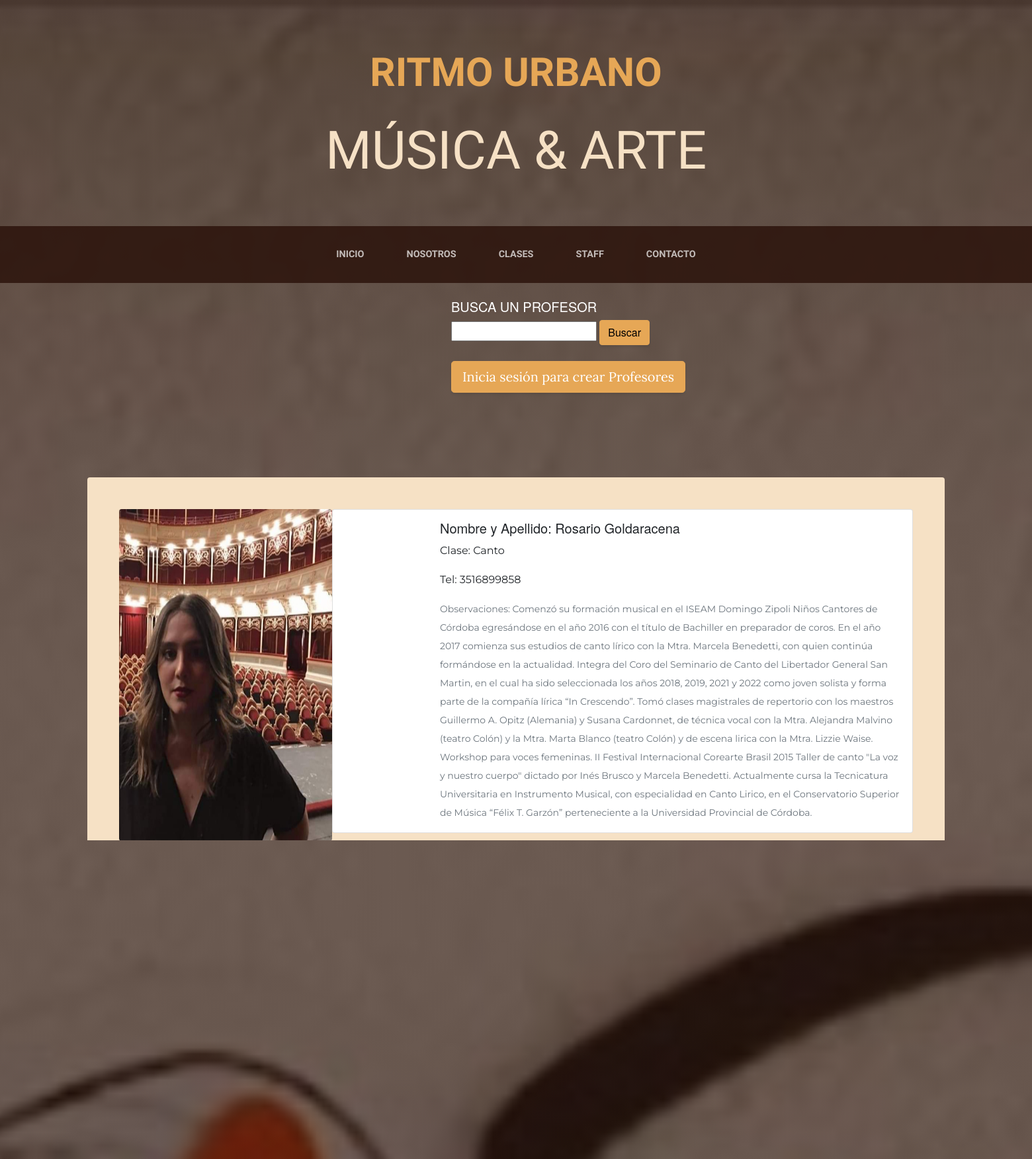
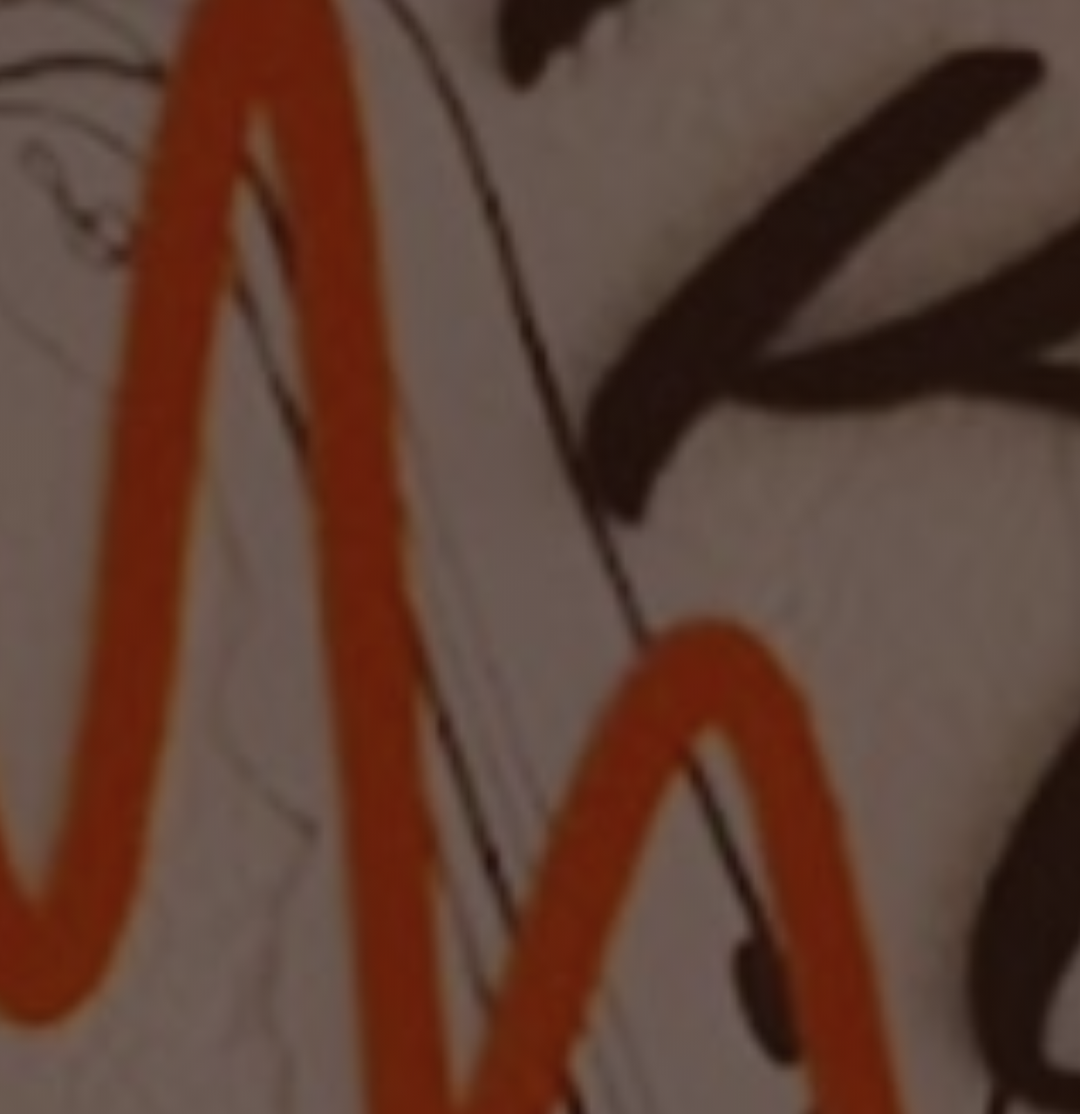
The app's page /profesor (upper part) with its own data (2 pictures, top to bottom).
### AppRitmoUrbano/models.py (models this page shows, shortened)
class Profesor(models.Model):
    imagen = models.ImageField(upload_to='media/profesores', null=True, blank = True)
    nombre = models.CharField(max_length=40)
    apellido = models.CharField(max_length=40)
    curso = models.CharField(max_length=40)
    email = models.EmailField
    telefono = models.IntegerField()
    observaciones = models.TextField()

### AppRitmoUrbano/views.py (the view)
# urls.py: path('profesor',views.leerProfesor, name="LeerProfesor"),
def leerProfesor(request):
    profesor = Profesor.objects.all()
    contexto= {"profesor":profesor}
    return render(request, "AppRitmoUrbano/leerprofesor.html", contexto)
    return render (request,'AppRitmoUrbano/buscarCurso.html')

### AppRitmoUrbano/templates/AppRitmoUrbano/leerprofesor.html
{% extends "AppRitmoUrbano/index.html" %}
{% load static %}
{% block contenidoQueCambia %}
<br>
    <div class="content container">
        <div class="row">
            <div class="col-md-48 offset-md-5">
        <div class="col-xl-3">
            <h5 style="font-family: montserrat extrabold, helvetica neue, open sans, source Sans pro ; color: white">BUSCA UN PROFESOR</h5>
            <form action="resultadoBusqueda2" method="POST">{% csrf_token %}
                <input type="text" name="query" required>
                <input style= "font-family: montserrat extrabold, helvetica neue, open sans, source sans pro" class=" col-auto btn btn-primary btn-sg" type="submit" value="Buscar">
            </form>
        </div>
    <br>
    {% if request.user.is_authenticated %}
        <a href={% url 'ProfesorFormulario' %}><button class=" col-auto btn btn-primary btn-lg" style="font-family: montserrat extrabold, helvetica neue, open sans, source Sans pro">Agregar nuevo Profesor</button></a>
    {% else %}
        <a href={% url 'Login' %} class=" col-auto btn btn-primary btn-lg" style="color: white;">Inicia sesión para crear Profesores</a>
    {% endif %}
    </div>
        </div>
            </div>
    <br><br>
    {% for p in profesor %}
    <section class="page-section">
        <div class="container">
            <div class="product-item">
                <div class="product-item-title d-flex">
                            <div class="bg-faded p-5 d-flex ms-auto rounded">
                            <img src="{{p.imagen.url}}" class="product-item-img mx-auto d-flex rounded img-fluid mb-4 mb-lg-1" alt="...">
            <div class="card mb-3">
                <div class="row g-0">
                  <div class="col-md-2">
                  </div>
                  <div class="col-md-10">
                    <div class="card-body">
                        <h5 class="card-title" style= "font-family: montserrat semibold, helvetica neue, open sans, source sans pro">Nombre y Apellido: {{p.nombre}} {{p.apellido}}</h5>
                        <p class="card-text" style= "font-family: montserrat, helvetica neue, open sans, source sans pro">Clase: {{p.curso}}</p>
                        <p class="card-text" style= "font-family: montserrat, helvetica neue, open sans, source sans pro">Tel: {{p.telefono}}</p>
                        <p class="card-text" style= "font-family: montserrat, helvetica neue, open sans, source sans pro"><small class="text-muted">Observaciones: {{p.observaciones}}</small></p>
                    </div>
                  </div>
                </div>
            </div>
        </div>
            </div>
    <br>
    <br>
    {% endfor %}
{% endblock %}

### records on screen
Profesor: imagen (picture), nombre "Rosario", apellido "Goldaracena", curso "Canto", telefono "3516899858", observaciones "Comenzó su formación musical en el ISEAM Domingo Zipoli Niños Cantores de Córdoba egresándose en el año 2016 con el título de Bachiller en preparador de coros. En el año 2017 comienza sus estudios de canto lírico con la Mtra. Marcela Benedetti, con quien continúa formándose en la actualidad. Integra del Coro del Seminario de Canto del Libertador General San Martin, en el cual ha sido seleccionada los años 2018, 2019, 2021 y 2022 como joven solista y forma parte de la compañía lírica “In Crescendo”. Tomó clases magistrales de repertorio con los maestros Guillermo A. Opitz (Alemania) y Susana Cardonnet, de técnica vocal con la Mtra. Alejandra Malvino (teatro Colón) y la Mtra. Marta Blanco…"
Profesor: imagen (picture), apellido "Goya", curso "Batería - Percusión", observaciones "Lorem ipsum dolor sit amet consectetur adipiscing elit facilisis scelerisque quisque metus sociis, nullam primis lacinia condimentum sed dictum id proin sagittis inceptos magnis rutrum, viverra fames posuere non."
Profesor: imagen (picture), observaciones "Músico cantante e instrumentista (guitarra, bajo, piano), programador musical de formación principalmente autodidacta. Formó parte de proyectos de diversos géneros musicales interpretando tanto música popular como música académica. Tomó clases de técnica vocal con Teresa Landin, Santiago Chiotti, Ivanna Speranza y Alejandra Tortosa. Actualmente integrante de Coro del seminario del teatro del Libertador San Martín."
Profesor: imagen (picture), nombre "Francisco", curso "Guitarra Eléctrica - Clásica - Ukelele", telefono "3512899665", observaciones "Guitarrista egresado de La Colmena Escuela de musicos y con formación en guitarra clásica. Se desempeña como sesionista para bandas de diversos géneros, tanto en grabaciones como en shows, y realiza conciertos como solista."
Profesor: imagen (picture), nombre "Santiago", apellido "Tissera", curso "Guitarra Eléctrica - Clásica - Ukelele", observaciones "Géneros: Pop, Rock, Jazz, Fusión, Funk, Folklore, Indie. Comencé mi camino musical en Ritmo Urbano, continué mi formación con profesores particulares y actualmente estudio Profesorado en Educación Musical y Licenciatura en Composición Musical en la Facultad de Artes de la UNC. Formo parte activamente del grupo de música instrumental Pichuco."
